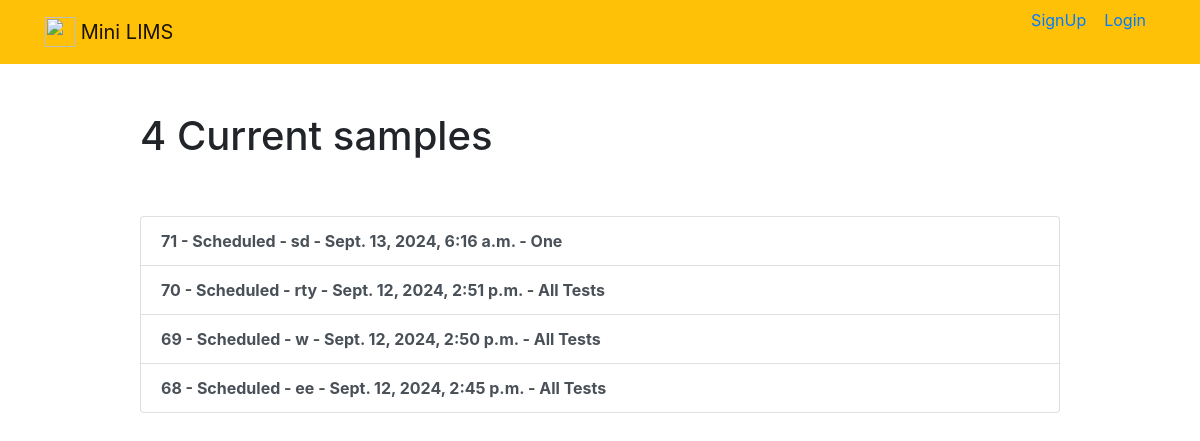
Page /listsamples on the committed database.
### Samples/models.py (models this page shows, shortened)
class Sample(models.Model):
    Identifier =models.CharField(max_length=100,null=True, blank=True)
    SampleType = models.ForeignKey(SampleType,on_delete=models.CASCADE,null=True, blank=True)
    SampleDt =models.DateTimeField(auto_now_add=True)
    Priority = models.BooleanField(default=False)
    Material = models.ForeignKey(Material,on_delete=models.CASCADE,null=True, blank=True)
    Status = models.ForeignKey(Status,on_delete=models.CASCADE)
    Event = models.ForeignKey(Event,on_delete=models.CASCADE)
    CreatedDt = models.DateTimeField(auto_now_add=True)
    UserText1 =models.CharField(max_length=100,null=True, blank=True)
    class Meta:
        ordering = ['-CreatedDt']

### StaticData/models.py (models this page shows)
class Status(models.Model):
    StatusName =models.CharField(max_length=100)
    Type =models.IntegerField()
    CreatedDt = models.DateTimeField(auto_now_add=True)
    class Meta:
        ordering = ['StatusName']
    def __str__(self):
        return self.StatusName

class Event(models.Model):
    EventName =models.CharField(max_length=100)
    CreatedDt = models.DateTimeField(auto_now_add=True)
    class Meta:
        ordering = ['EventName']
    def __str__(self):
        return self.EventName

### Samples/views.py (the view)
# urls.py: path('listsamples', views.listsamples, name='listsamples'),
def listsamples(request):
    samples = Sample.objects.filter().exclude(Status=5)
    return render(request,'Samples/listsamples.html',{'samples':samples})

### Samples/templates/Samples/listsamples.html
{% extends 'Samples/base.html' %}
{%  block content %}
<div class="row justify-content-center mt-5">
    <div class="col-md-10">
        {% if samples %}
            <h1>{{ samples.count }} Current sample{{ samples.count|pluralize }}</h1>
        {% else %}
            <h1>Current samples</h1>
        {% endif %}
    </div>
</div>
<div class="row justify-content-center mt-5">
    <div class="col-md-10">
        {% if samples %}
            <div class="list-group">
                {% for sample in samples %}
                    <a href="{% url 'viewsample' sample.id %}" class="list-group-item list-group-item-action{% if sample.Priority %} list-group-item-danger{% endif %}">
                    <b>{{ sample.id }} - {{ sample.Status }} - {{ sample.Identifier }} - {{ sample.SampleDt }} - {{ sample.Event }} </b></a>
                {% endfor %}
            </div>
        {% else %}
            <div class="text-center">
                <h2>Looks like you don't have any samples! </h2>
            <br>
            <a role="button" class="btn btn-primary" href="{% url 'home' %}">New Sample</a>
            </div>
        {% endif %}
    </div>
</div>
{% endblock %}

### Samples/templates/Samples/base.html (shortened to what this page needs)
{% load static %}
<!doctype html>
<html lang="en">
<head>
    <link rel="stylesheet" href="https://stackpath.bootstrapcdn.com/bootstrap/4.4.1/css/bootstrap.min.css">
</head>
<body>
     <nav class="navbar navbar-expand-md navbar-light bg-warning">
        <div class="container">
            <a class="navbar-brand" href="{% url 'home' %}">
                <img src="{% static 'todo/logo.png' %}" width="30" height="30" class="d-inline-block align-top">
               <span>Mini LIMS</span>
           </a>
                <ul class="navbar-nav ml-auto">
                    {% if user.is_authenticated %}
                    <li class="nav-item">
                        <a href="#" onclick="$('#signOutBtn').click()" class="nav-link">Logout</a>
                        <form style='display: none;' method="POST" action="{% url 'logoutuser' %}">
                            {% csrf_token %}
                            <button id="signOutBtn" type="submit">Logout</button>
                        </form>
                    </li>
                {% else %}
                    <li class="nav-item">
                        <a href="{% url 'signupuser' %}" >&nbsp SignUp &nbsp</a>
                    </li>
                    <li class="nav-item">
                        <a href="{% url 'loginuser' %}" >&nbsp Login &nbsp</a>
                    </li>
                {% endif %}
                <br>
                <br>
            </ul>
        </div>
    </nav>
<div class="container">
    {% block content %}{% endblock %}
</div>
</body>
</html>

### rows in the picture
Sample: id "71", Status "Scheduled", Identifier "sd", SampleDt "Sept. 13, 2024, 6:16 a.m.", Event "One"
Sample: id "70", Status "Scheduled", Identifier "rty", SampleDt "Sept. 12, 2024, 2:51 p.m.", Event "All Tests"
Sample: id "69", Status "Scheduled", Identifier "w", SampleDt "Sept. 12, 2024, 2:50 p.m.", Event "All Tests"
Sample: id "68", Status "Scheduled", Identifier "ee", SampleDt "Sept. 12, 2024, 2:45 p.m.", Event "All Tests"

### other values in the picture
{{ samples.count }} "4"
